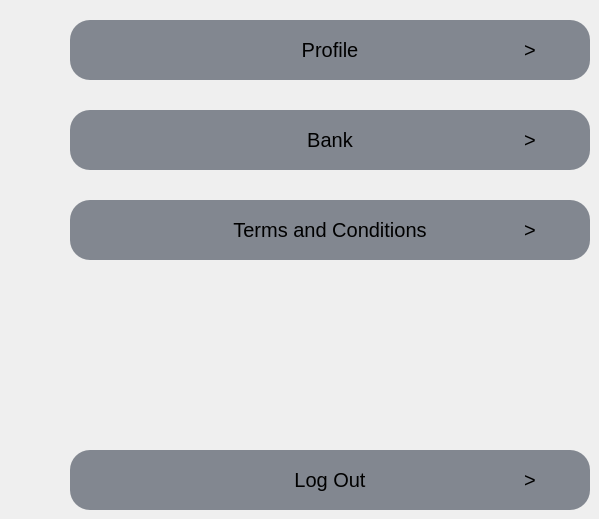
       <widget class="QWidget" name="settings_home_seller">
        <widget class="QLabel" name="label_22">
         <property name="geometry">
          <rect>
           <x>100</x>
           <y>20</y>
           <width>60</width>
           <height>60</height>
          </rect>
         </property>
         <property name="styleSheet">
          <string notr="true">background-color: rgb(130, 135, 144);
border-radius: 20px;
</string>
         </property>
         <property name="text">
          <string/>
         </property>
         <property name="pixmap">
          <pixmap resource="icons.qrc">:/icons/accounticonpng.png</pixmap>
         </property>
         <property name="scaledContents">
          <bool>true</bool>
         </property>
         <property name="alignment">
          <set>Qt::AlignLeading|Qt::AlignLeft|Qt::AlignVCenter</set>
         </property>
        </widget>
        <widget class="QLabel" name="label_23">
         <property name="geometry">
          <rect>
           <x>510</x>
           <y>20</y>
           <width>60</width>
           <height>60</height>
          </rect>
         </property>
         <property name="font">
          <font>
           <pointsize>-1</pointsize>
          </font>
         </property>
         <property name="cursor">
          <cursorShape>PointingHandCursor</cursorShape>
         </property>
         <property name="styleSheet">
          <string notr="true">background-color: rgb(130, 135, 144);
border-radius: 20px;
font-size: 20px</string>
         </property>
         <property name="text">
          <string>&gt;</string>
         </property>
         <property name="scaledContents">
          <bool>true</bool>
         </property>
         <property name="alignment">
          <set>Qt::AlignCenter</set>
         </property>
        </widget>
        <widget class="QLabel" name="label_24">
         <property name="geometry">
          <rect>
           <x>500</x>
           <y>110</y>
           <width>60</width>
           <height>60</height>
          </rect>
         </property>
         <property name="font">
          <font>
           <pointsize>-1</pointsize>
          </font>
         </property>
         <property name="cursor">
          <cursorShape>PointingHandCursor</cursorShape>
         </property>
         <property name="styleSheet">
          <string notr="true">background-color: rgb(130, 135, 144);
border-radius: 20px;
font-size: 20px</string>
         </property>
         <property name="text">
          <string>&gt;</string>
         </property>
         <property name="scaledContents">
          <bool>true</bool>
         </property>
         <property name="alignment">
          <set>Qt::AlignCenter</set>
         </property>
        </widget>
        <widget class="QLabel" name="label_25">
         <property name="geometry">
          <rect>
           <x>100</x>
           <y>110</y>
           <width>60</width>
           <height>60</height>
          </rect>
         </property>
         <property name="styleSheet">
          <string notr="true">background-color: rgb(130, 135, 144);
border-radius: 20px;
</string>
         </property>
         <property name="text">
          <string/>
         </property>
         <property name="pixmap">
          <pixmap resource="icons.qrc">:/icons/Downloads/shopping-cart.png</pixmap>
         </property>
         <property name="scaledContents">
          <bool>true</bool>
         </property>
         <property name="alignment">
          <set>Qt::AlignLeading|Qt::AlignLeft|Qt::AlignVCenter</set>
         </property>
        </widget>
        <widget class="QLabel" name="label_26">
         <property name="geometry">
          <rect>
           <x>100</x>
           <y>200</y>
           <width>60</width>
           <height>60</height>
          </rect>
         </property>
         <property name="styleSheet">
          <string notr="true">background-color: rgb(130, 135, 144);
border-radius: 20px;
</string>
         </property>
         <property name="text">
          <string/>
         </property>
         <property name="pixmap">
          <pixmap resource="icons.qrc">:/icons/accounticonpng.png</pixmap>
         </property>
         <property name="scaledContents">
          <bool>true</bool>
         </property>
         <property name="alignment">
          <set>Qt::AlignLeading|Qt::AlignLeft|Qt::AlignVCenter</set>
         </property>
        </widget>
        <widget class="QLabel" name="label_27">
         <property name="geometry">
          <rect>
           <x>100</x>
           <y>450</y>
           <width>60</width>
           <height>60</height>
          </rect>
         </property>
         <property name="styleSheet">
          <string notr="true">background-color: rgb(130, 135, 144);
border-radius: 20px;
</string>
         </property>
         <property name="text">
          <string/>
         </property>
         <property name="pixmap">
          <pixmap resource="icons.qrc">:/icons/accounticonpng.png</pixmap>
         </property>
         <property name="scaledContents">
          <bool>true</bool>
         </property>
         <property name="alignment">
          <set>Qt::AlignLeading|Qt::AlignLeft|Qt::AlignVCenter</set>
         </property>
        </widget>
        <widget class="QLabel" name="label_30">
         <property name="geometry">
          <rect>
           <x>500</x>
           <y>200</y>
           <width>60</width>
           <height>60</height>
          </rect>
         </property>
         <property name="font">
          <font>
           <pointsize>-1</pointsize>
          </font>
         </property>
         <property name="cursor">
          <cursorShape>PointingHandCursor</cursorShape>
         </property>
         <property name="styleSheet">
          <string notr="true">background-color: rgb(130, 135, 144);
border-radius: 20px;
font-size: 20px</string>
         </property>
         <property name="text">
          <string>&gt;</string>
         </property>
         <property name="scaledContents">
          <bool>true</bool>
         </property>
         <property name="alignment">
          <set>Qt::AlignCenter</set>
         </property>
        </widget>
        <widget class="QLabel" name="label_31">
         <property name="geometry">
          <rect>
           <x>520</x>
           <y>450</y>
           <width>20</width>
           <height>60</height>
          </rect>
         </property>
         <property name="font">
          <font>
           <pointsize>-1</pointsize>
          </font>
         </property>
         <property name="cursor">
          <cursorShape>PointingHandCursor</cursorShape>
         </property>
         <property name="styleSheet">
          <string notr="true">background-color: rgb(130, 135, 144);
border-radius: 20px;
font-size: 20px</string>
         </property>
         <property name="text">
          <string>&gt;</string>
         </property>
         <property name="scaledContents">
          <bool>true</bool>
         </property>
         <property name="alignment">
          <set>Qt::AlignCenter</set>
         </property>
        </widget>
        <widget class="QPushButton" name="profile_settingsbutton">
         <property name="geometry">
          <rect>
           <x>70</x>
           <y>20</y>
           <width>520</width>
           <height>60</height>
          </rect>
         </property>
         <property name="cursor">
          <cursorShape>PointingHandCursor</cursorShape>
         </property>
         <property name="styleSheet">
          <string notr="true">background-color: rgb(130, 135, 144);
border-radius: 20px;
font-size: 20px</string>
         </property>
         <property name="text">
          <string>Profile</string>
         </property>
        </widget>
        <widget class="QPushButton" name="bank_settingsbutton">
         <property name="geometry">
          <rect>
           <x>70</x>
           <y>110</y>
           <width>520</width>
           <height>60</height>
          </rect>
         </property>
         <property name="cursor">
          <cursorShape>PointingHandCursor</cursorShape>
         </property>
         <property name="styleSheet">
          <string notr="true">background-color: rgb(130, 135, 144);
border-radius: 20px;
font-size: 20px</string>
         </property>
         <property name="text">
          <string>Bank</string>
         </property>
        </widget>
        <widget class="QPushButton" name="tandc_settingsbutton">
         <property name="geometry">
          <rect>
           <x>70</x>
           <y>200</y>
           <width>520</width>
           <height>60</height>
          </rect>
         </property>
         <property name="cursor">
          <cursorShape>PointingHandCursor</cursorShape>
         </property>
         <property name="styleSheet">
          <string notr="true">background-color: rgb(130, 135, 144);
border-radius: 20px;
font-size: 20px</string>
         </property>
         <property name="text">
          <string>Terms and Conditions</string>
         </property>
        </widget>
        <widget class="QPushButton" name="logout_settingsbutton">
         <property name="geometry">
          <rect>
           <x>70</x>
           <y>450</y>
           <width>520</width>
           <height>60</height>
          </rect>
         </property>
         <property name="cursor">
          <cursorShape>PointingHandCursor</cursorShape>
         </property>
         <property name="styleSheet">
          <string notr="true">background-color: rgb(130, 135, 144);
border-radius: 20px;
font-size: 20px</string>
         </property>
         <property name="text">
          <string>Log Out</string>
         </property>
        </widget>
        <widget class="QLabel" name="label_28">
         <property name="geometry">
          <rect>
           <x>500</x>
           <y>20</y>
           <width>60</width>
           <height>60</height>
          </rect>
         </property>
         <property name="font">
          <font>
           <pointsize>-1</pointsize>
          </font>
         </property>
         <property name="cursor">
          <cursorShape>PointingHandCursor</cursorShape>
         </property>
         <property name="styleSheet">
          <string notr="true">background-color: rgb(130, 135, 144);
border-radius: 20px;
font-size: 20px</string>
         </property>
         <property name="text">
          <string>&gt;</string>
         </property>
         <property name="scaledContents">
          <bool>true</bool>
         </property>
         <property name="alignment">
          <set>Qt::AlignCenter</set>
         </property>
        </widget>
        <zorder>label_23</zorder>
        <zorder>logout_settingsbutton</zorder>
        <zorder>tandc_settingsbutton</zorder>
        <zorder>bank_settingsbutton</zorder>
        <zorder>profile_settingsbutton</zorder>
        <zorder>label_22</zorder>
        <zorder>label_24</zorder>
        <zorder>label_25</zorder>
        <zorder>label_26</zorder>
        <zorder>label_27</zorder>
        <zorder>label_30</zorder>
        <zorder>label_31</zorder>
        <zorder>label_28</zorder>
       </widget>
